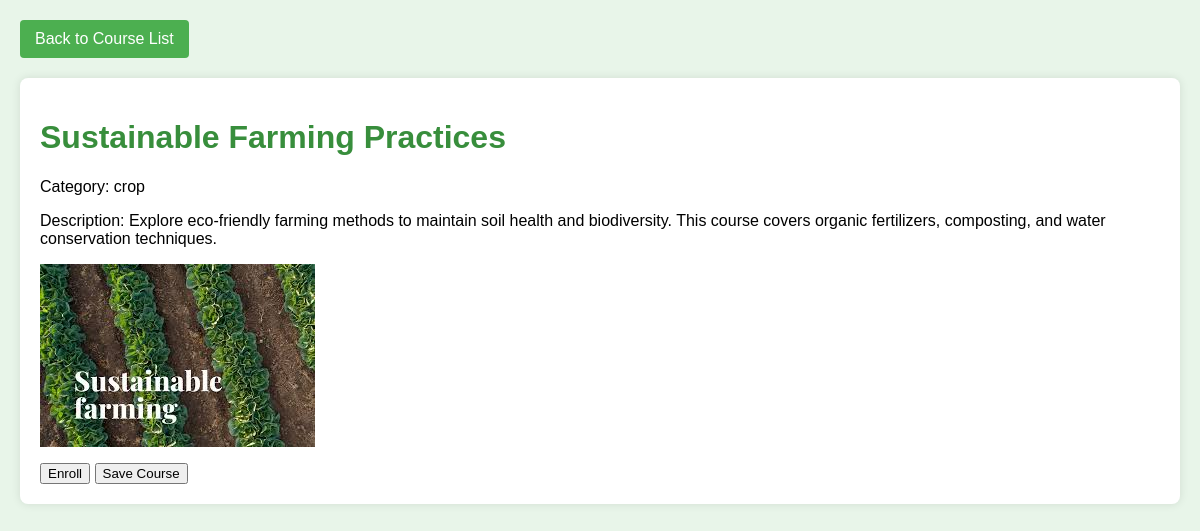
Page /view/user_coursedetails.php?id=2 (signed in) on the committed database.
### tables this page shows
CREATE TABLE `courses` (
  `id` int(11) NOT NULL,
  `title` varchar(255) NOT NULL,
  `description` text NOT NULL,
  `category` varchar(255) NOT NULL,
  `module` varchar(255) DEFAULT NULL,
  `duration` int(11) DEFAULT NULL,
  `price` decimal(10,2) DEFAULT NULL,
  `image` varchar(255) DEFAULT NULL
);

### view/user_coursedetails.php (the view, shortened to what this page needs)
<?php
require_once '../config/database.php';
$id = $_GET['id'] ?? 0;
$query = "SELECT * FROM courses WHERE id = ?";
$stmt = $conn->prepare($query);
$stmt->bind_param("i", $id);
$stmt->execute();
$result = $stmt->get_result();
$course = $result->fetch_assoc();
?>
<!DOCTYPE html>
<html lang="en">
<head>
</head>
<body>
    <a class="back-button" href="user_courselist.php">Back to Course List</a>
    <div class="course-details">
        <h1><?php echo htmlspecialchars($course['title']); ?></h1>
        <p>Category: <?php echo htmlspecialchars($course['category']); ?></p>
        <p>Description: <?php echo htmlspecialchars($course['description']); ?></p>
        <?php if (!empty($course['image'])) { ?>
            <p><img src="../assets/<?php echo htmlspecialchars($course['image']); ?>" alt="Course Image"></p>
        <?php } ?>
        <form method="POST">
            <button type="submit" name="enroll">Enroll</button>
            <button type="submit" name="save">Save Course</button>
        </form>
    </div>
</body>
</html>

### view/user_coursedetails.php (style rules this page uses)
body { font-family: Arial, sans-serif; margin: 20px; background-color: #e8f5e9; }
h1, h2 { color: #388e3c; }
.course-details { background-color: #fff; padding: 20px; border-radius: 8px; box-shadow: 0 0 10px rgba(0, 0, 0, 0.1); margin-bottom: 20px; }
.course-details img { max-width: 100%; height: auto; display: block; margin-top: 10px; }
.back-button, .save-button { display: inline-block; padding: 10px 15px; background-color: #4caf50; color: white; text-decoration: none; border-radius: 4px; transition: background-color 0.3s ease; margin-bottom: 20px; }

### rows in the picture
courses: title "Sustainable Farming Practices", category "crop", description "Explore eco-friendly farming methods to maintain soil health and biodiversity. This course covers organic fertilizers, composting, and water conservation techniques.", image (picture)
